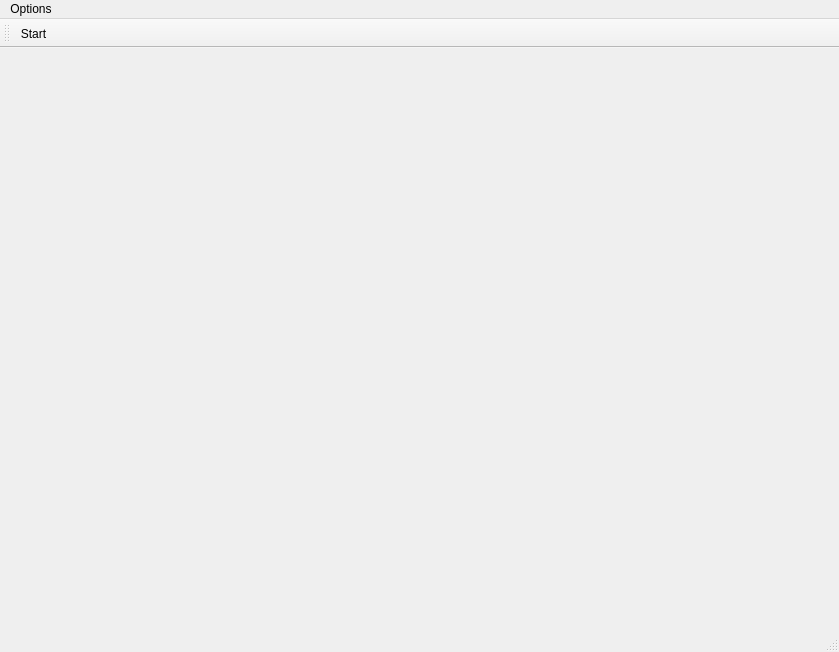
<?xml version="1.0" encoding="UTF-8"?>
<ui version="4.0">
 <class>Doom</class>
 <widget class="QMainWindow" name="Doom">
  <property name="geometry">
   <rect>
    <x>0</x>
    <y>0</y>
    <width>839</width>
    <height>652</height>
   </rect>
  </property>
  <property name="windowTitle">
   <string>Doom</string>
  </property>
  <widget class="QWidget" name="centralWidget">
   <layout class="QHBoxLayout" name="horizontalLayout">
    <item>
     <layout class="QVBoxLayout" name="verticalLayout">
      <item>
       <widget class="GameZone" name="GameWidget" native="true">
        <property name="sizePolicy">
         <sizepolicy hsizetype="Minimum" vsizetype="Minimum">
          <horstretch>0</horstretch>
          <verstretch>0</verstretch>
         </sizepolicy>
        </property>
       </widget>
      </item>
     </layout>
    </item>
   </layout>
  </widget>
  <widget class="QMenuBar" name="menuBar">
   <property name="geometry">
    <rect>
     <x>0</x>
     <y>0</y>
     <width>839</width>
     <height>21</height>
    </rect>
   </property>
   <widget class="QMenu" name="menuStart">
    <property name="title">
     <string>Options</string>
    </property>
    <addaction name="actionStart"/>
   </widget>
   <addaction name="menuStart"/>
  </widget>
  <widget class="QToolBar" name="mainToolBar">
   <attribute name="toolBarArea">
    <enum>TopToolBarArea</enum>
   </attribute>
   <attribute name="toolBarBreak">
    <bool>false</bool>
   </attribute>
   <addaction name="actionStart"/>
  </widget>
  <widget class="QStatusBar" name="statusBar"/>
  <action name="actionStart">
   <property name="text">
    <string>Start</string>
   </property>
  </action>
 </widget>
 <layoutdefault spacing="6" margin="11"/>
 <customwidgets>
  <customwidget>
   <class>GameZone</class>
   <extends>QWidget</extends>
   <header>gamezone.h</header>
   <container>1</container>
   <slots>
    <slot>StartGame()</slot>
   </slots>
  </customwidget>
 </customwidgets>
 <resources/>
 <connections>
  <connection>
   <sender>actionStart</sender>
   <signal>triggered()</signal>
   <receiver>GameWidget</receiver>
   <slot>StartGame()</slot>
   <hints>
    <hint type="sourcelabel">
     <x>-1</x>
     <y>-1</y>
    </hint>
    <hint type="destinationlabel">
     <x>419</x>
     <y>337</y>
    </hint>
   </hints>
  </connection>
 </connections>
</ui>
